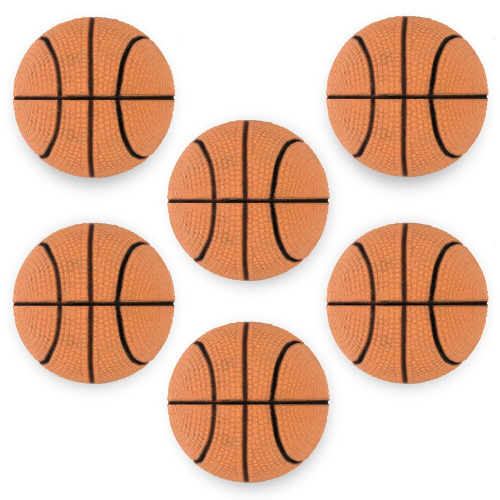
#> input picture balls.jpeg, 1000 x 1000 px (shown at 1/2 size)
$ python ball_finder.py --input balls.jpeg --output out.png
#> lines starting #> are read from the running program, lines starting #| are printed output that depends on the picture; after the words box and inside, x2 and y2 are one past the last pixel; in counts of white or black regions, pixels touching at a corner belong together
import cv2
import argparse
import imutils

## creates new arguments that take an input and output file
ap = argparse.ArgumentParser()
ap.add_argument("-i","--input",required=True,
	help="specifies input file path")
ap.add_argument("-o","--output",required=True,
	help="specifies output file path")
args = vars(ap.parse_args())

## reading a image file
img = cv2.imread(args["input"])
#> img is the input picture: shape (1000, 1000, 3); mean B, G, R 166.1, 187.6, 225.5
grayScale = cv2.cvtColor(img,cv2.COLOR_BGR2GRAY)
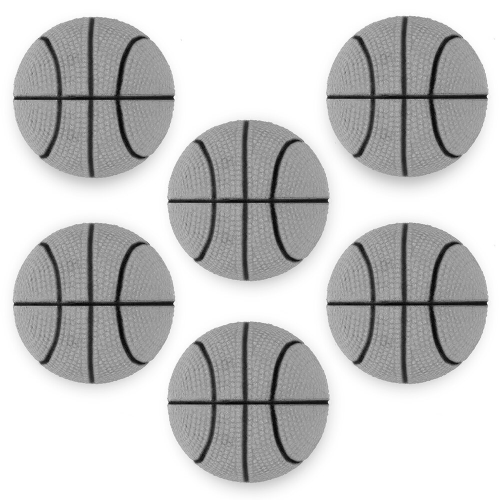
#> grayScale: shape (1000, 1000) (shown at 1/2 size); min 0, max 255, mean 196.5
blur = cv2.GaussianBlur(grayScale,(101,101),0)
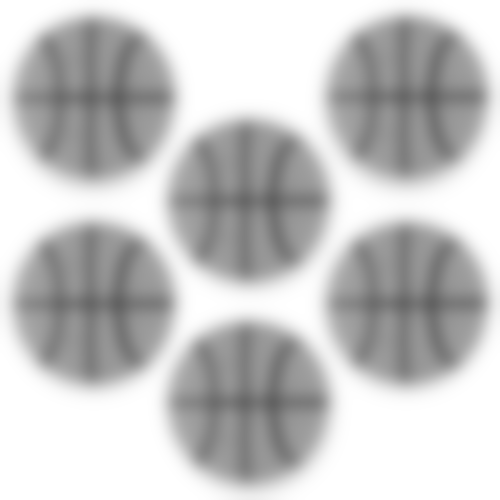
#> blur: shape (1000, 1000) (shown at 1/2 size); min 98, max 255, mean 196.5
thresh = cv2.threshold(blur,225,255,cv2.THRESH_BINARY)[1]
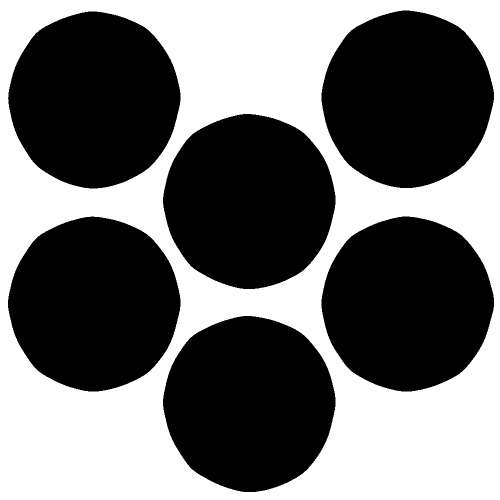
#> thresh: shape (1000, 1000) (shown at 1/2 size); 43.6% white; 1 white region

#cv2.imwrite(args["output"],thresh)


cnts = cv2.findContours(thresh.copy(), cv2.RETR_TREE, cv2.CHAIN_APPROX_SIMPLE)
#> cnts = 7 contours; box (x1, y1, x2, y2) and area: (0, 0, 1000, 1000) 998001, (642, 20, 989, 377) 95241, (15, 22, 362, 378) 94856, (325, 631, 672, 985) 94622, (325, 227, 672, 579) 94228, (642, 432, 989, 784) 93919, (15, 432, 362, 784) 93892
cnts = imutils.grab_contours(cnts)
print("There are {} basketballs in this picture".format(len(cnts)))
#| There are 7 basketballs in this picture

for c in cnts:
	cv2.drawContours(thresh,[c],-1,(0,255,255),2)
	cv2.imshow("Image",thresh)
	cv2.waitKey(0);
#> this loop made 7 passes
#> c on pass 1: [[0, 0], [0, 999], [999, 999], [999, 0]]
#> pass 1, `cv2.imshow("Image",thresh)`:
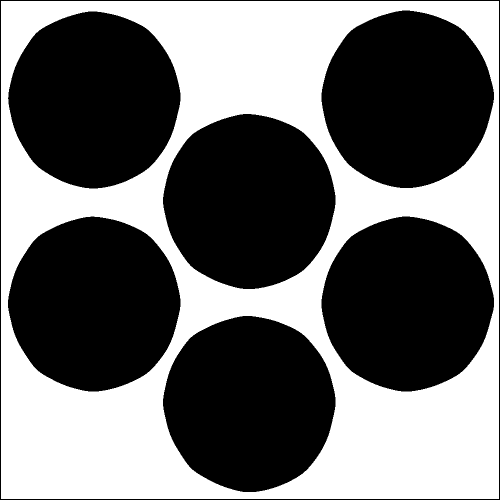
#> window 'Image': shape (1000, 1000) (shown at 1/2 size); 42.8% white; 1 white region, box (x1, y1, x2, y2) and area: (2, 2, 998, 998) 428221
#> pass 2, `cv2.imshow("Image",thresh)`:
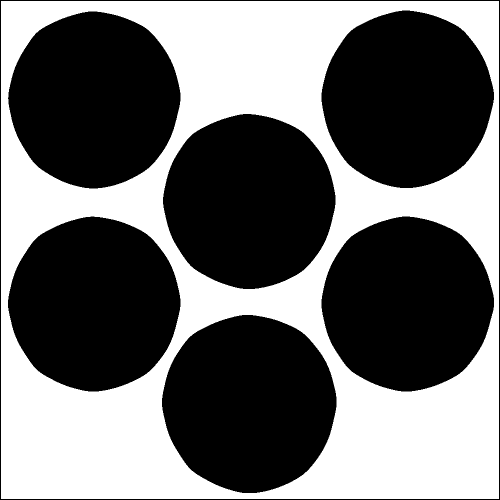
#> window 'Image': shape (1000, 1000) (shown at 1/2 size); 42.6% white; 1 white region, box (x1, y1, x2, y2) and area: (2, 2, 998, 998) 425824
#> after the loop:
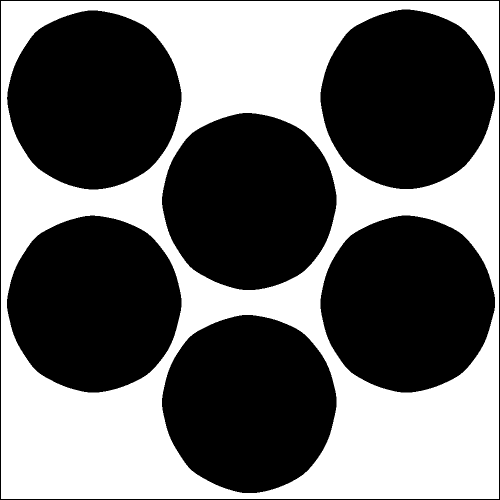
#> thresh: shape (1000, 1000) (shown at 1/2 size); 41.4% white; 1 white region, box (x1, y1, x2, y2) and area: (2, 2, 998, 998) 413851

cv2.imwrite(args["output"],thresh)
